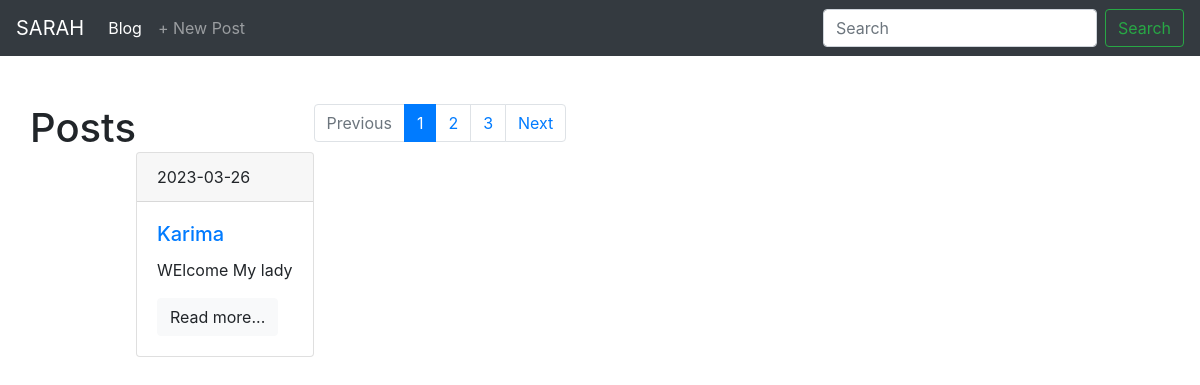
/blog/, run on an earlier commit of the app's database.
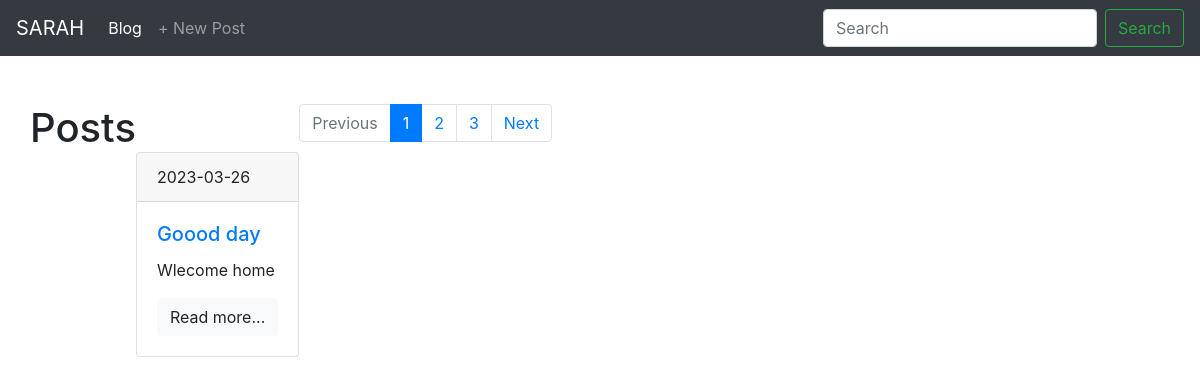
And on a later commit of the database.
### models.py (models this page shows, shortened)
class Post(db.Model):
    id = db.Column (db.Integer, primary_key = True)
    title = db.Column (db.String(140), nullable = False)
    slug =  db.Column (db.String(140), unique = True, nullable = False)
    body = db.Column (db.Text, nullable = False)
    date_created = db. Column(db.DateTime, default=datetime.utcnow )
    tags = db.relationship('Tag', secondary = posts_tags, backref = db.backref('posts'), lazy= 'dynamic'
                           )

### posts/blueprint.py (the view)
@posts.route('/')
def posts_list():
    q =request.args.get('q')
    if q:
        posts =Post.query.filter(Post.title.contains(q)| Post.body.contains(q))
    else:
        posts = Post.query.order_by(Post.date_created.desc())
    page = request.args.get('page')
    if page and page.isdigit():
        page = int(page)
    else:
        page =1
    pages= posts.paginate(page= page, per_page = 1)
    return render_template('posts/post.html', posts = posts, pages= pages)

### posts/templates/posts/post.html (shortened to what this page needs)
{% extends 'base.html' %}
{% block contents%}
<h1>Posts</h1>
  {% for post in pages.items %}
      {%include 'posts/includes/card.html'%}
  {% endfor %}
  <nav aria-label="Page navigation example">
    <ul class="pagination">
      <li class="page-item {%if not pages.has_prev %} disabled {%endif%}">
        <a class="page-link" href="./?page={{pages.prev_num}}">Previous</a>
      </li>
      {% for page in pages.iter_pages()%}
      <li class="page-item {% if page == pages.page %} active {% endif %}"  >
        <a class="page-link" href="./?page=={{page}}">{{page}}<span class="sr-only">(current)</span></a>
      </li>
      {%endfor%}
      <li class="page-item {%if not pages.has_next %} disabled {%endif%}">
        <a class="page-link" href="./?page={{pages.next_num}}">Next</a>
      </li>
    </ul>
  </nav>
{% endblock contents%}

### templates/base.html (shortened to what this page needs)
<!DOCTYPE html>
<html lang="en">
<head>
    <link rel="stylesheet" href="https://cdn.jsdelivr.net/npm/bootstrap@4.6.2/dist/css/bootstrap.min.css"
>
</head>
<body>
    <nav class="navbar navbar-expand-lg navbar-dark bg-dark mb-5" >
        <a class="navbar-brand" href="{{url_for('home')}}">SARAH</a>
        <div class="collapse navbar-collapse" id="navbarSupportedContent">
          <ul class="navbar-nav mr-auto">
            <li class="nav-item active">
              <a class="nav-link" href="{{url_for('Posts.posts_list')}}">Blog <span class="sr-only">(current)</span></a>
            </li>
            <li class="nav-item">
              <a class="nav-link" href="{{url_for('Posts.post_create')}}">+ New Post</a>
            </li>
          </ul>
          <form class="form-inline my-2 my-lg-0" method="GET">
            <input class="form-control mr-sm-2" type="search" placeholder="Search" aria-label="Search" name="q">
            <button class="btn btn-outline-success my-2 my-sm-0" type="submit">Search</button>
          </form>
        </div>
      </nav>
    <div class="container">
        <div class="row">
            {% block contents %}
            {% endblock contents %}
        </div>
    </div>
</body>
</html>

### posts/templates/posts/includes/card.html (shortened to what this page needs)
<div class="card mb-5 mt-5">
    <div class="card-header">
        {{post.date_created.date()}}
    </div>
    <div class="card-body">
        <h5 class="card-title"><a href="{{url_for('Posts.post_details', slug = post.slug)}}">{{post.title}}</a></h5>
        <p class="card-text">{{post.body}}</p>
        <a href="{{url_for('Posts.post_details', slug = post.slug)}} " class="btn btn-light"> Read
          more...</a>
    </div>
    </div>

What changed in the data, as far as the page shows it:
changed Post: title "Karima" → "Goood day"; body "WElcome My lady" → "Wlecome home"
